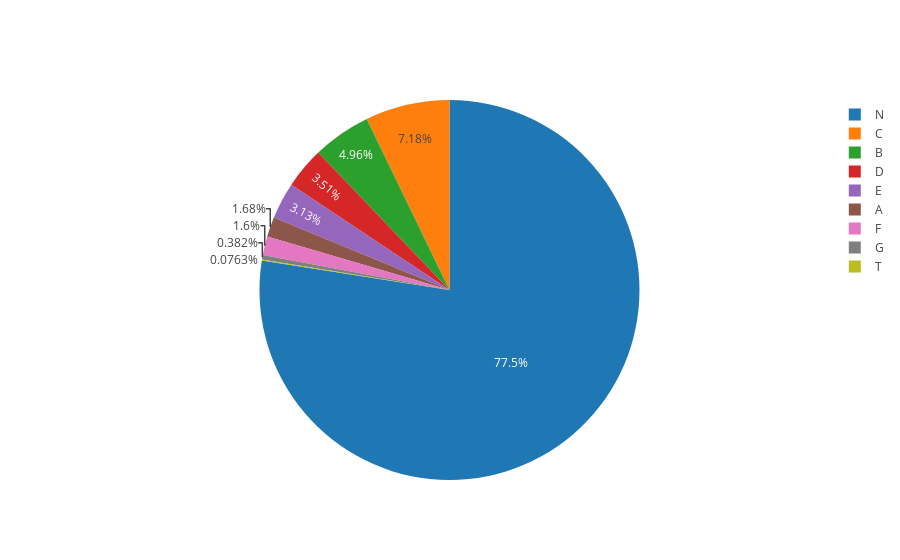

Write notebook code for a chart like this one.
### Markdown cell above
![TITANIC](5.gif)

### Code cell
trace = go.Pie(labels=df5.index, values=df5['name'])

iplot([trace])

### Figure 1 — Plotly figure (JSON) as saved in the notebook; plotly's stock layout.template omitted (floating-point values rounded to 4 significant figures)
{"data": [{"labels": ["A", "B", "C", "D", "E", "F", "G", "N", "T"], "type": "pie", "uid": "45c1ca81-bfe9-4aff-a383-b2dc396f1baf", "values": [22, 65, 94, 46, 41, 21, 5, 1015, 1]}], "layout": {}}
